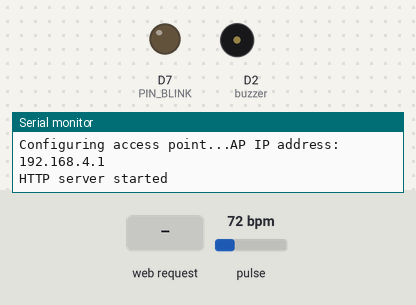
The sketch below on a simulated ESP8266 (NodeMCU). Parts: output pins drawn as LEDs (lit = HIGH), buzzer (waves = sounding, pin HIGH), the last lines printed to the serial monitor. The test bench sets the inputs (shaded band); at power-on: pulse 72 bpm.

Above: at 2.2 s.
2.3 s: HTTP request GET / received
At 2.9 s:
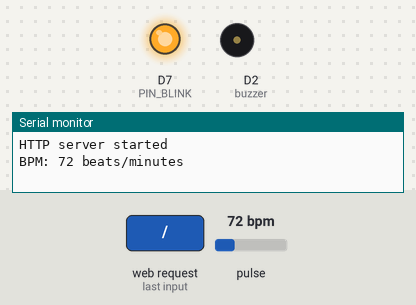
Timing chart, 0 to 5.3 s (numbered marks = the images above; inputs shaded):
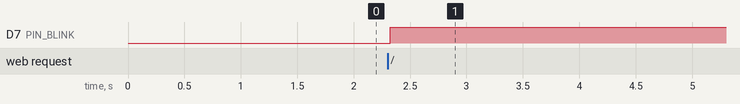

Measured:
- after the input at 2.3 s, D7 (PIN_BLINK): LOW → HIGH at once

The sketch:

Arduino.ino
```cpp
// (licence header left out)
/* Create a WiFi access point and provide a web server on it. */
#define USE_ARDUINO_INTERRUPTS false
#include <PulseSensorPlayground.h>
#include <ESP8266WiFi.h>
#include <WiFiClient.h>
#include <ESP8266WebServer.h>

/* Set these to your desired credentials. */
const int PIN_INPUT = A0;

const int PIN_BLINK = 13;    // Pin 13 is the on-board LED
const int PIN_FADE = 5;
const int THRESHOLD = 550;
byte samplesUntilReport;
const byte SAMPLES_PER_SERIAL_SAMPLE = 10;
const char *ssid = "HeartQuake2";
const char *password = "Mdpdemerde93";
const int buzzer = D2;

int BPM = 0;
ESP8266WebServer server(80);
PulseSensorPlayground pulseSensor;


/* Just a little test message.  Go to http://192.168.4.1 in a web browser
   connected to this access point to see it.
*/
void handleRoot() {
  //String value = String("{\"bpm\":")+BPM+String("}");
  server.send(200, "application/json", String("{\"bpm\":") + GetBPM() + String(", \"temperature\":") + 25 + String("}"));
}

void setup() {

  delay(1000);
  Serial.begin(115200);
  pinMode(buzzer, OUTPUT);
  Serial.println(buzzer);
  Serial.println();
  Serial.print("Configuring access point...");
  /* You can remove the password parameter if you want the AP to be open. */
  WiFi.softAP(ssid, password);

  IPAddress myIP = WiFi.softAPIP();
  Serial.print("AP IP address: ");
  Serial.println(myIP);
  server.on("/", handleRoot);
  server.begin();
  Serial.println("HTTP server started");

  pulseSensor.analogInput(PIN_INPUT);
  pulseSensor.blinkOnPulse(PIN_BLINK);
  pulseSensor.fadeOnPulse(PIN_FADE);

  pulseSensor.setSerial(Serial);
  //pulseSensor.setOutputType(OUTPUT_TYPE);
  //pulseSensor.setThreshold(THRESHOLD);

  // Skip the first SAMPLES_PER_SERIAL_SAMPLE in the loop().
  samplesUntilReport = SAMPLES_PER_SERIAL_SAMPLE;

  // Now that everything is ready, start reading the PulseSensor signal.
  if (!pulseSensor.begin()) {
    /*
       PulseSensor initialization failed,
       likely because our Arduino platform interrupts
       aren't supported yet.

       If your Sketch hangs here, try changing USE_PS_INTERRUPT to false.
    */

  }
}

int GetBPM() {
  int tempval = BPM;
  unsigned long msInit = millis();
  while (BPM == tempval && (millis() - msInit) < 1500 ) {
    if (pulseSensor.sawNewSample()) {
      if (--samplesUntilReport == (byte) 0) {
        samplesUntilReport = SAMPLES_PER_SERIAL_SAMPLE;
        pulseSensor.outputSample();
        Serial.print("BPM: ");
        BPM = pulseSensor.getBeatsPerMinute(0);
        if (BPM < 50 || BPM > 200) {
          Serial.print("Beep");
          digitalWrite(buzzer, HIGH);
        } else {
          digitalWrite(buzzer, LOW);
        }
        Serial.print(BPM);

        Serial.println(" beats/minutes");

        if (pulseSensor.sawStartOfBeat()) {
          pulseSensor.outputBeat();
        }
      }
    }
    delay(0);
  }
  return BPM;
}

void loop() {

  server.handleClient();
}
```
